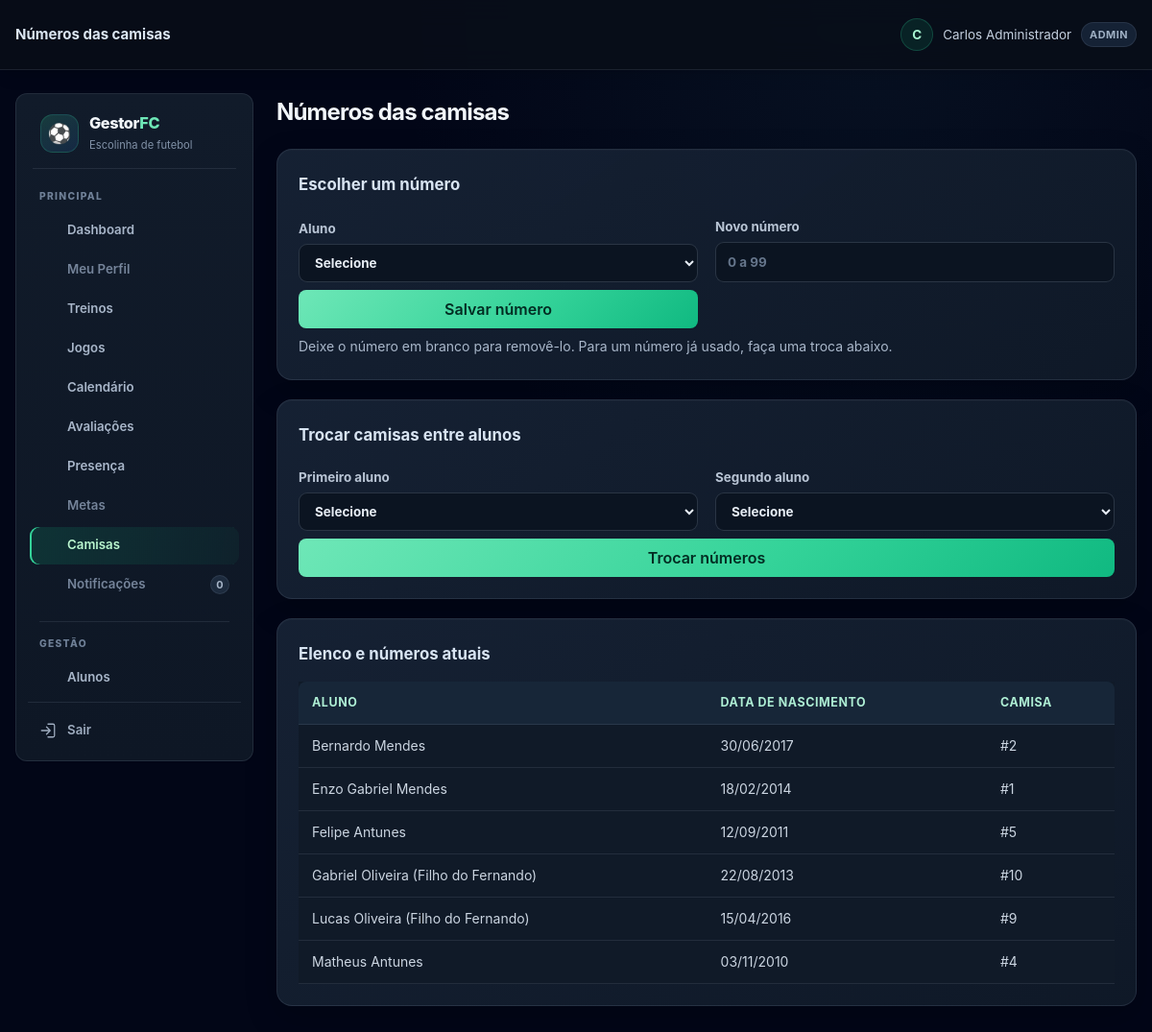
The page /camisas.php (signed in) on the database its author committed.
### tables this page shows
CREATE TABLE TB_ALUNO (
    COD_ALUNO INT AUTO_INCREMENT PRIMARY KEY,
    COD_ESCOLINHA INT NOT NULL,
    COD_RESPONSAVEL INT NOT NULL,
    NOME VARCHAR(100) NOT NULL,
    DATA_NASCIMENTO DATE NOT NULL,
    POSICAO VARCHAR(30) DEFAULT 'Meio-Campo',
    NUMERO_CAMISA INT NULL,
    STATUS ENUM('ATIVO', 'INATIVO', 'PENDENTE') DEFAULT 'ATIVO',
    DATA_MATRICULA DATE DEFAULT (CURRENT_DATE),
    OBSERVACOES_MEDICAS TEXT NULL,
    CRIADO_EM TIMESTAMP DEFAULT CURRENT_TIMESTAMP,
    FOREIGN KEY (COD_ESCOLINHA) REFERENCES TB_ESCOLINHA(COD_ESCOLINHA) ON DELETE CASCADE,
    FOREIGN KEY (COD_RESPONSAVEL) REFERENCES TB_RESPONSAVEL(COD_RESPONSAVEL) ON DELETE RESTRICT
);

### includes/helpers.php (called while the page is built, shortened)
<?php
function e($value) {
    return htmlspecialchars((string) $value, ENT_QUOTES, 'UTF-8');
}

### camisas.php (the view, shortened to what this page needs)
<?php
require_once __DIR__ . '/includes/layout.php';
$db = getDB();
$escolinha = currentEscolinhaId();
$consulta = $db->prepare('SELECT COD_ALUNO, NOME, DATA_NASCIMENTO, NUMERO_CAMISA FROM TB_ALUNO WHERE COD_ESCOLINHA = ? ORDER BY NOME');
$consulta->execute([$escolinha]);
$alunos = $consulta->fetchAll();
?>
<section class="rounded-2xl border border-slate-200 bg-white p-5 shadow-sm">
    <h2 class="mb-4 text-lg font-bold text-emerald-950">Escolher um número</h2>
    <form method="post" action="camisas.php<?= isset($_GET['mini']) ? '?mini=1' : '' ?>" class="grid gap-4 sm:grid-cols-[1fr_180px_auto] sm:items-end">
        <label>Aluno<select name="aluno" required><option value="">Selecione</option></select></label>
        <label>Novo número<input type="number" name="numero" min="0" max="99" placeholder="0 a 99"></label>
        <button class="botao-principal rounded-lg bg-amber-400 px-4 py-2 font-semibold text-emerald-950 shadow-sm transition hover:bg-amber-300" type="submit">Salvar número</button>
    </form>
    <p class="mt-2 text-sm text-slate-500">Deixe o número em branco para removê-lo. Para um número já usado, faça uma troca abaixo.</p>
</section>
<section class="rounded-2xl border border-slate-200 bg-white p-5 shadow-sm">
    <h2 class="mb-4 text-lg font-bold text-emerald-950">Trocar camisas entre alunos</h2>
    <form method="post" action="camisas.php<?= isset($_GET['mini']) ? '?mini=1' : '' ?>" class="grid gap-4 sm:grid-cols-2">
        <label>Primeiro aluno<select name="primeiro_aluno" required><option value="">Selecione</option></select></label>
        <label>Segundo aluno<select name="segundo_aluno" required><option value="">Selecione</option></select></label>
        <button class="botao-principal rounded-lg bg-amber-400 px-4 py-2 font-semibold text-emerald-950 shadow-sm transition hover:bg-amber-300 sm:col-span-2" type="submit">Trocar números</button>
    </form>
</section>
<section class="overflow-x-auto rounded-2xl border border-slate-200 bg-white p-5 shadow-sm">
    <h2 class="mb-4 text-lg font-bold text-emerald-950">Elenco e números atuais</h2>
    <table class="w-full text-left text-sm">
        <thead><tr><th>Aluno</th><th>Data de nascimento</th><th>Camisa</th></tr></thead>
        <tbody><?php foreach ($alunos as $aluno): ?><tr><td><?= e($aluno['NOME']) ?></td><td><?= e(date('d/m/Y', strtotime($aluno['DATA_NASCIMENTO']))) ?></td><td><?= $aluno['NUMERO_CAMISA'] === null ? 'Sem número' : '#' . (int) $aluno['NUMERO_CAMISA'] ?></td></tr><?php endforeach; ?></tbody>
    </table>
</section>

### rows shown on the page
tb_aluno: NOME "Bernardo Mendes", DATA_NASCIMENTO "30/06/2017", NUMERO_CAMISA "2"
tb_aluno: NOME "Enzo Gabriel Mendes", DATA_NASCIMENTO "18/02/2014", NUMERO_CAMISA "1"
tb_aluno: NOME "Felipe Antunes", DATA_NASCIMENTO "12/09/2011", NUMERO_CAMISA "5"
tb_aluno: NOME "Gabriel Oliveira (Filho do Fernando)", DATA_NASCIMENTO "22/08/2013", NUMERO_CAMISA "10"
tb_aluno: NOME "Lucas Oliveira (Filho do Fernando)", DATA_NASCIMENTO "15/04/2016", NUMERO_CAMISA "9"
tb_aluno: NOME "Matheus Antunes", DATA_NASCIMENTO "03/11/2010", NUMERO_CAMISA "4"

### other values the page prints
$title "Números das camisas"
$_SESSION['username'] "Carlos Administrador"
$_SESSION['user_role'] "ADMIN"
$label "Dashboard Treinos Jogos Calendário Avaliações Presença Camisas Alunos"
$label "Meu Perfil Metas Notificações"
$badge "0"
